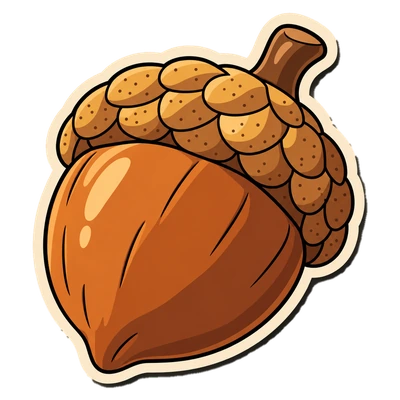
#> input picture frontend/assets/flat/L2.webp, 400 x 400 px, given in place of L2.png, which was not available
$ python L2.py ../../../frontend/assets/flat/L2.webp
#> lines starting #> are read from the running program, lines starting #| are printed output that depends on the picture; after the words box and inside, x2 and y2 are one past the last pixel; in counts of white or black regions, pixels touching at a corner belong together
"""L2 Acorn, cut into parts (tools/fall/cut_parts.py). Icon px of art/fall-src/icons/L2.png.

Back to front: the nut (as drawn), the nut's top where the cap sat (from a plate, riding the nut, drawn over the
nut's cut edge so the cap's rim line goes with the cap), the stem (behind the cap's scales), the scaly cap.
The cap rides the nut, the stem rides the cap.

Every visible part is cut from the icon itself (src "art"), so at rest nothing shows a plate's redraw; the plate only
fills in what was hidden. Two plates are made here, never generated (see the end of this file):
  sil  the icon's silhouette in flat black: "diff:<plate>-sil" is all of that plate's paint, lined up exactly, and
       takes none of the icon's sticker border; `keep` (position-aware here: a mask) cuts it down to the hidden piece
  ico  the icon itself: "diff:ico-sil" + keep = whatever of the icon no art cut took (the sticker border) nearest one
       part, with that part, so each part carries its whole border with it - the "<part>_rim" layers"""
import os, sys

import numpy as np
from PIL import Image, ImageDraw
from scipy import ndimage

ID = "L2"
_ROOT = os.path.dirname(os.path.dirname(os.path.dirname(os.path.dirname(os.path.abspath(__file__)))))
_ICON = np.asarray(Image.open(os.path.join(_ROOT, "art", "fall-src", "icons", ID + ".png")).convert("RGBA"))
#> _ICON is the input picture: shape (400, 400, 4); mean R, G, B, A 104.3, 67.8, 40.7, 144.3
_ON = _ICON[..., 3] > 128
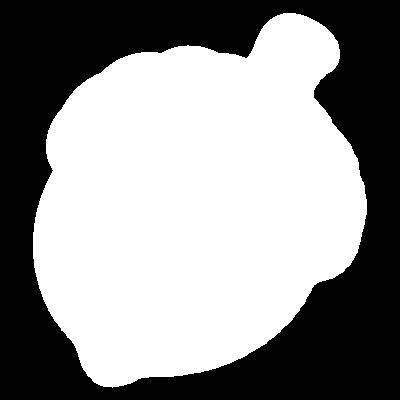
#> _ON: shape (400, 400) bool; 56.6% white; 1 black region, box (x1, y1, x2, y2) and area: (0, 0, 400, 400) 69484


# [4 lines left out: function _poly, not called in this run]


def _cream(rgb, sat):
    return (rgb[..., 0] > .84) & (rgb[..., 1] > .78) & (rgb[..., 2] > .6) & (sat < .26)


NUT = [(90, 430), (180, 395), (350, 372), (500, 402), (580, 445), (670, 505), (730, 570), (750, 640), (760, 720),
       (600, 920), (250, 970), (70, 700)]
CAP = [(100, 420), (120, 300), (250, 180), (400, 130), (560, 150), (640, 180), (670, 220), (760, 250), (880, 380),
       (900, 560), (850, 680), (760, 680), (740, 560), (670, 500), (580, 440), (500, 395), (350, 368), (180, 390)]
STEM = [(600, 180), (640, 40), (860, 40), (860, 140), (780, 260), (700, 240), (650, 200)]


# [6 lines left out: function keep_top, not called in this run]


PLATES = {
    "nut": "Edit the attached picture: remove the scaly acorn cap and its little stem completely. Do NOT move, enlarge or "
           "redraw the acorn nut: its pointed bottom tip, its left side and its right side stay exactly where they are, "
           "at exactly the same size - this picture will be laid exactly over the original. Only finish the nut's top: "
           "where the cap covered it, close the nut with a gently rounded dome just a little above where the cap's rim "
           "was, in the same glossy orange-brown with the same black outline. Everywhere the cap was, above that dome, "
           "is empty transparent background. Keep the same cream sticker border round the nut. Transparent background.",
}
LAYERS = [
    dict(name="nut", src="art", poly=NUT, pivot=(430, 930), parent="root"),
    dict(name="nut_top", src="diff:nut-sil", keep=keep_top, pivot=(430, 930), parent="nut"),
    dict(name="stem", src="art", poly=STEM, pivot=(690, 215), parent="cap"),
    dict(name="cap", src="art", poly=CAP, pivot=(480, 450), parent="nut"),
]


# ---------------------------------------------------------------- made here: the sil / ico plates and the rims
# [38 lines left out: function _rims, not called in this run]


if sys.argv[2:3] == ["cut"]:
    PLATES["sil"] = PLATES["ico"] = None
    _d = os.path.join(_ROOT, "art", "fall-src", "parts", ID)
    os.makedirs(_d, exist_ok=True)
    _a = np.zeros((1000, 1000, 4), np.uint8)
    _a[..., 3] = ndimage.binary_dilation(_ON, iterations=4) * 255
    Image.fromarray(_a, "RGBA").save(os.path.join(_d, "plate_sil.png"))
    Image.fromarray(_ICON, "RGBA").save(os.path.join(_d, "plate_ico.png"))
    LAYERS = _rims(LAYERS)

$ run again, with frontend/assets/flat/L10.webp copied over frontend/assets/flat/L2.webp
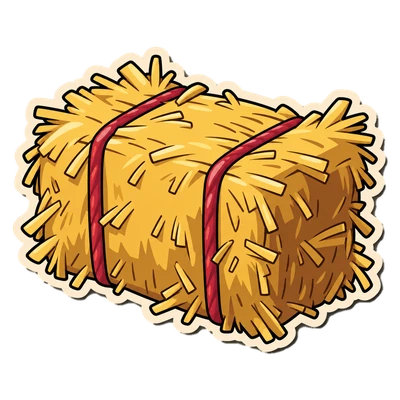
#> input picture frontend/assets/flat/L10.webp, 400 x 400 px, given in place of L2.png, which was not available
#> _ICON is the input picture: shape (400, 400, 4); mean R, G, B, A 110.9, 85, 48.2, 134.9
#> `_ON = _ICON[..., 3] > 128`:
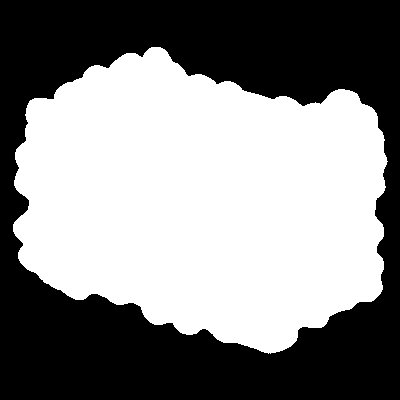
#> _ON: shape (400, 400) bool; 52.9% white; 1 black region, box (x1, y1, x2, y2) and area: (0, 0, 400, 400) 75390

$ run again, with frontend/assets/flat/L3.webp copied over frontend/assets/flat/L2.webp
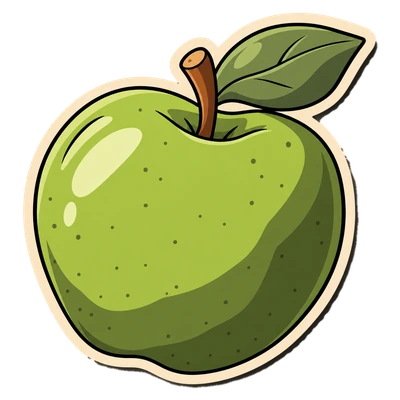
#> input picture frontend/assets/flat/L3.webp, 400 x 400 px, given in place of L2.png, which was not available
#> _ICON is the input picture: shape (400, 400, 4); mean R, G, B, A 95.7, 101.9, 53.9, 153.5
#> `_ON = _ICON[..., 3] > 128`:
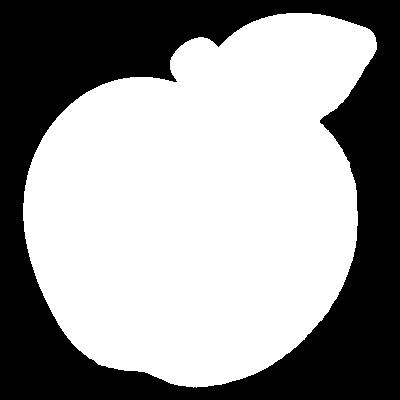
#> _ON: shape (400, 400) bool; 60.2% white; 1 black region, box (x1, y1, x2, y2) and area: (0, 0, 400, 400) 63681

$ run again, with frontend/assets/flat/L4.webp copied over frontend/assets/flat/L2.webp
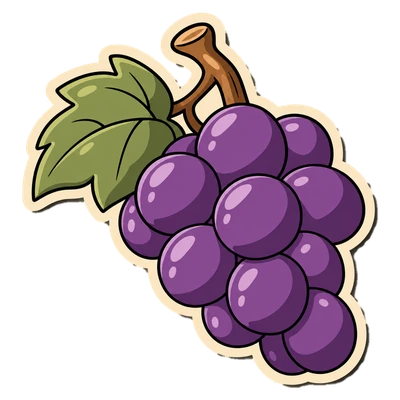
#> input picture frontend/assets/flat/L4.webp, 400 x 400 px, given in place of L2.png, which was not available
#> _ICON is the input picture: shape (400, 400, 4); mean R, G, B, A 76.8, 60.6, 67, 126.3
#> `_ON = _ICON[..., 3] > 128`:
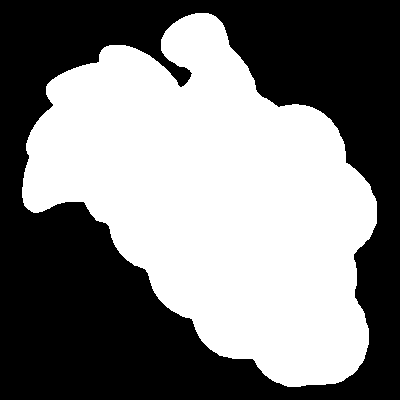
#> _ON: shape (400, 400) bool; 49.5% white; 1 white region, box (x1, y1, x2, y2) and area: (22, 13, 377, 387) 79228
